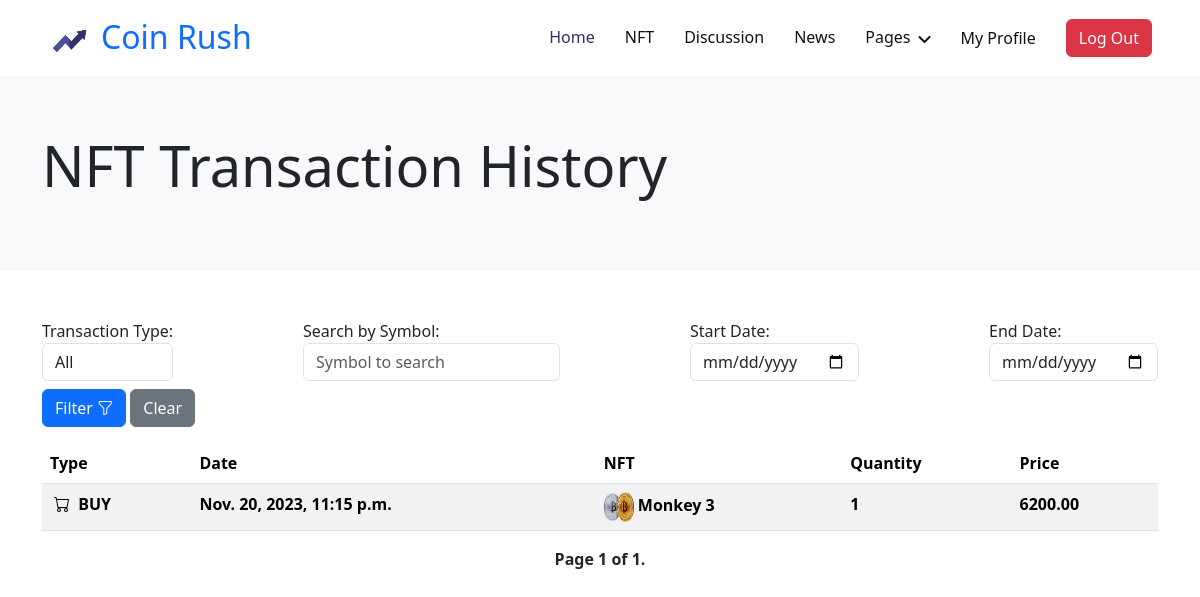
Before: /nft-transaction-history/ (signed in) with the older database file.
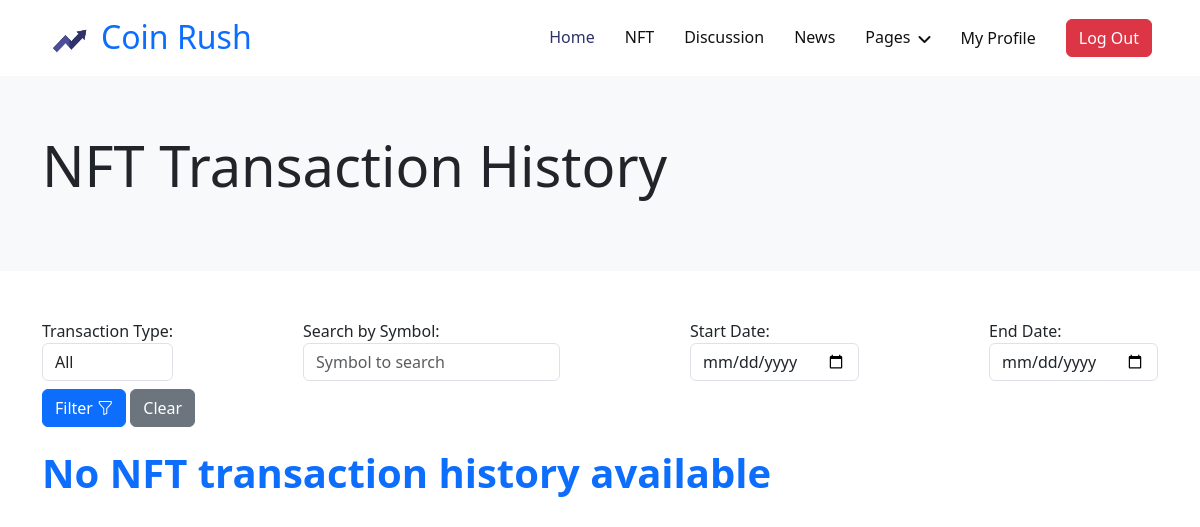
After: the same page with the newer database file.
### coinRush/models.py (models this page shows, shortened)
class NFTTransaction(models.Model):
    TYPE_CHOICES = [
        ("BUY", "Buy"),
        ("SELL", "Sell"),
    ]
    user = models.ForeignKey(User, on_delete=models.CASCADE)
    nft = models.ForeignKey(NFT, on_delete=models.CASCADE)
    transaction_type = models.CharField(
        max_length=10, choices=TYPE_CHOICES, default="BUY"
    )
    quantity = models.PositiveIntegerField(default=0)
    price = models.DecimalField(max_digits=10, decimal_places=2)
    timestamp = models.DateTimeField(auto_now_add=True)

class NFT(models.Model):
    CURRENCY_CHOICES = [
        ("USD", "US Dollar"),
        ("BTC", "Bitcoin"),
        ("ETH", "Ethereum"),
    ]
    symbol = models.CharField(max_length=15, blank=True)
    company_name = models.CharField(max_length=255)
    image = models.ImageField(upload_to="nft_images/")
    description = models.TextField()
    quantity = models.PositiveIntegerField(default=1)
    is_for_sale = models.BooleanField(default=False)
    current_price = models.DecimalField(
        max_digits=10, decimal_places=2, null=True, blank=True
    )
    currency = models.CharField(max_length=3, choices=CURRENCY_CHOICES, default="USD")

### coinRush/views.py (the view)
@login_required(login_url="/login/")
def nft_transaction_history(request):
    user = request.user
    nft_transactions = NFTTransaction.objects.filter(user=user).order_by("-timestamp")
    if request.method == "GET":
        form = TransactionFilterForm(request.GET)
        if form.is_valid():
            transaction_type = form.cleaned_data.get("transaction_type")
            stock_symbol = form.cleaned_data.get("nft_symbol")
            start_date = form.cleaned_data.get("start_date")
            end_date = form.cleaned_data.get("end_date")
            if start_date and end_date and start_date > end_date:
                form.add_error(
                    "start_date", "Start date cannot be greater than end date."
                )
            else:
                if transaction_type:
                    nft_transactions = nft_transactions.filter(
                        transaction_type=transaction_type
                    )
                if stock_symbol:
                    nft_transactions = nft_transactions.filter(
                        nft__symbol__icontains=stock_symbol
                    )
                if start_date:
                    nft_transactions = nft_transactions.filter(
                        timestamp__gte=start_date
                    )
                if end_date:
                    nft_transactions = nft_transactions.filter(timestamp__lte=end_date)
    items_per_page = 10
    paginator = Paginator(nft_transactions, items_per_page)
    page = request.GET.get("page")
    try:
        nft_transactions = paginator.page(page)
    except PageNotAnInteger:
        nft_transactions = paginator.page(1)
    except EmptyPage:
        nft_transactions = paginator.page(paginator.num_pages)
    form = TransactionFilterForm(request.GET)
    return render(
        request,
        "transaction/nft_transaction_history.html",
        {"nft_transactions": nft_transactions, "form": form},
    )

### coinRush/forms.py (shortened to what this page needs)
class TransactionFilterForm(forms.Form):
    TYPE = [("BUY", "Buy"), ("SELL", "Sell")]
    transaction_type = forms.ChoiceField(
        label="Transaction Type", choices=[("", "All")] + TYPE, required=False
    )
    stock_symbol = forms.CharField(
        label="Search by Symbol",
        max_length=10,
        required=False,
        widget=forms.TextInput(),
    )
    start_date = forms.DateField(
        label="Start Date",
        required=False,
        widget=forms.TextInput(attrs={"type": "date"}),
    )
    end_date = forms.DateField(
        label="End Date", required=False, widget=forms.TextInput(attrs={"type": "date"})
    )

### coinRush/forms.py (called while the page is built)
    def clean(self):
        cleaned_data = super().clean()
        start_date = cleaned_data.get("start_date")
        end_date = cleaned_data.get("end_date")
        if start_date and end_date and start_date > end_date:
            raise forms.ValidationError("Start date cannot be greater than end date.")

### coinRush/templates/transaction/nft_transaction_history.html (shortened to what this page needs)
{% extends "Base/base.html" %}
{% load static %}
{% block banner %}
     <div class="container-fluid hero-header bg-light py-2 mb-5">
        <div class="container py-5">
            <div class="row g-5 align-items-center">
                <div class="col-lg-9">
                    <h1 class="display-4 mb-3 animated slideInDown">NFT Transaction History</h1>
                </div>
                <div class="col-lg-3 animated fadeIn">
                </div>
            </div>
        </div>
    </div>
{% endblock %}
{% block content %}
    <div class="container">
 <form method="get" class="mb-3">
       <div class="mb-2 d-flex justify-content-between flex-wrap my-2">
            {% for field in form %}
            <div class="form-group">
                {{ field.label_tag }}
                {{ field }}
                </div>
            {% endfor %}
        </div>
            <button type="submit" class="btn btn-primary ">Filter <i class="bi bi-funnel"></i></button>
   <a href="{% url 'transaction-history' %}" class="btn btn-secondary">Clear</a>
        </form>
        {% if nft_transactions %}
            <div class="table-responsive">
                <table class="table table-striped">
                    <thead>
                        <tr>
                            <th>Type</th>
                            <th>Date</th>
                            <th>NFT</th>
                            <th>Quantity</th>
                            <th>Price</th>
                        </tr>
                    </thead>
                    <tbody>
                        {% for transaction in nft_transactions %}
                            <tr>
                                <th>{% if transaction.transaction_type == 'BUY' %}
                                    <i class="bi bi-cart mx-1"></i> {% else %}
                                    <i class="bi bi-cash mx-1"></i>{% endif %}
                                    {{ transaction.transaction_type }}</th>
                                <th>{{ transaction.timestamp }}</th>
                                <th><img src="{{ transaction.nft.image.url }}" alt="{{ transaction.nft.symbol }}" width="30" height="30">
                                    {{ transaction.nft.symbol }}</th>
                                <th>{{ transaction.quantity }}</th>
                                <th>{{ transaction.price }}</th>
                            </tr>
                        {% endfor %}
                    </tbody>
                </table>
            </div>
            <div class="pagination justify-content-center mb-5">
                <span class="step-links ">
                    <span class="current fw-bold">
                        Page {{ nft_transactions.number }} of {{ nft_transactions.paginator.num_pages }}.
                    </span>
                </span>
            </div>
        {% else %}
            <p class="fw-bold text-primary mb-5" style="font-size: 40px">No NFT transaction history available</p>
        {% endif %}
    </div>
{% endblock %}

Changed rows visible on the page:
removed NFTTransaction: nft.image (picture)
Other visible differences:
{{ nft_transactions.number }}: "1" → (not shown)
{{ nft_transactions.paginator.num_pages }}: "1" → (not shown)
text no longer shown: "Type Date NFT Quantity Price Page of ."
text now shown: "No NFT transaction history available"
